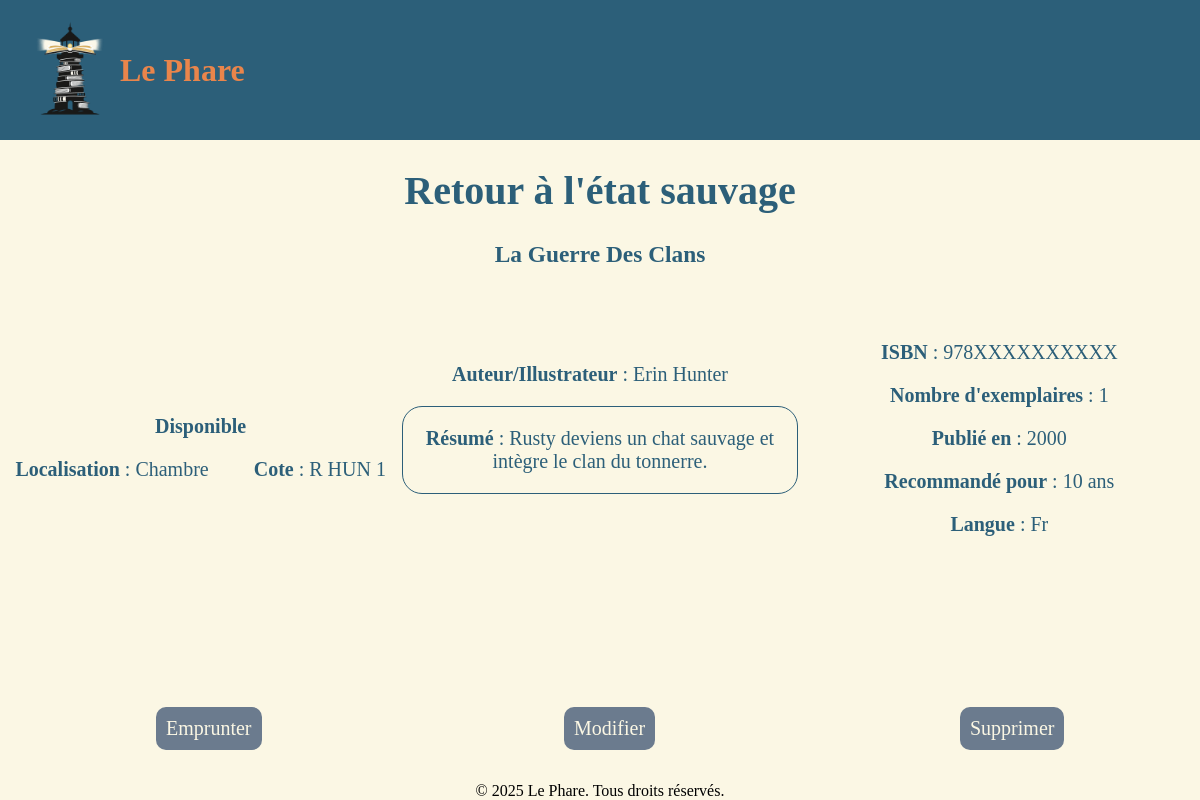
Page /books/8 on the earlier database version.
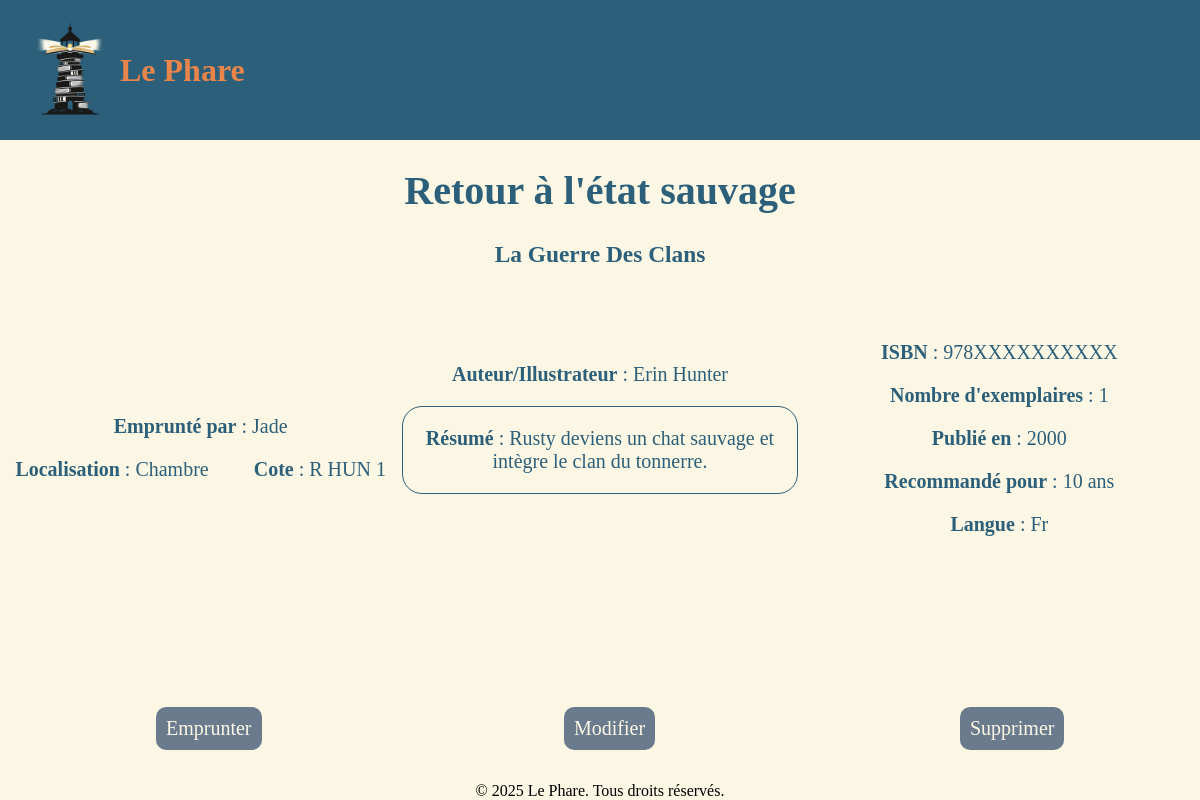
Same page on the later database version.
### lighthouse/models.py (models this page shows, shortened)
class Book(models.Model):
    title = models.CharField(max_length=200)
    author = models.CharField(max_length=200, blank=True)
    ISBN = models.CharField(max_length=13)
    published = models.IntegerField(null=True, blank=True)
    edition = models.CharField(max_length=200, blank=True)
    category = models.ManyToManyField(Category, blank=True)
    location = models.CharField(max_length=200, blank=True)
    status = models.CharField(max_length=200, blank=True)
    cote = models.CharField(max_length=10, blank=True)
    collection = models.CharField(max_length=200, blank=True)
    read_level = models.CharField(max_length=200, blank=True)
    summary = models.CharField(max_length=2000, blank=True)
    language = models.CharField(max_length=200, blank=True)
    copy = models.IntegerField(null=True, blank=True)
    genre = models.ManyToManyField(Genre, blank=True)

class Borrowing(models.Model):
    borrower = models.CharField(max_length=200)
    book = models.ForeignKey(Book, on_delete=models.CASCADE)
    borrow_date = models.DateTimeField(auto_now_add=True)
    return_date = models.DateTimeField(null=True, blank=True)

### lighthouse/views.py (the view)
# urls.py: path('books/<int:book_id>', views.book_details, name='book_details'),
def book_details(request, book_id):
    book = get_object_or_404(Book, id=book_id)
    borrowing = Borrowing.objects.filter(book=book, return_date__isnull=True).first()
    return render(request, 'book_details.html', {'book': book, 'borrowing': borrowing})

### lighthouse/templates/book_details.html (shortened to what this page needs)
{% load static %}
<!DOCTYPE html>
<html lang="en">
    <head>
        <link rel="stylesheet" href="{% static 'styles.css' %}">
    </head>
    <body>
        <div class="page-container">
            <header id="site-header">
                <div class="header-content">
                    <a href="{% url 'accueil' %}">
                        <img class="logo" src="{% static 'lighthouse_icon_trans.png' %}" height="100" width="100">
                        <h1>Le Phare</h1>
                    </a>
                </div>
            </header>
            <main>
                <div id="bookDetailsPage" class="book-page">
                    <h1>{{ book.title }}</h1>
                    <h3>{{ book.collection }}</h3>
                    <table class="book-details">
                        <tr>
                            <td class="status-info">
                                {% if borrowing %}
                                    <p class="detail-status"><strong>Emprunté par</strong> : {{ borrowing.borrower }}</p>
                                {% else %}
                                    <p class="detail-status"><strong>Disponible</strong></p>
                                {% endif %}
                                {% if book.location %}
                                <p class="detail-location"><strong>Localisation</strong> : {{ book.location }}</p>
                                {% endif %}
                                {% if book.cote %}
                                <p class="detail-cote"><strong>Cote</strong> : {{ book.cote }}</p>
                                {% endif %}
                            </td>
                            <td class="general-info">
                                {% if book.author %}
                                <p class="detail-author"><strong>Auteur/Illustrateur</strong> : {{ book.author }}</p>
                                {% endif %}
                                {% if book.summary %}
                                <p class="detail-summary"><strong>Résumé</strong> : {{ book.summary }}</p>
                                {% endif %}
                            </td>
                            <td class="technical-info">
                                {% if book.ISBN %}
                                <p class="detail-ISBN"><strong>ISBN</strong> : {{ book.ISBN }}</p>
                                {% endif %}
                                {% if book.copy %}
                                <p class="detail-copy"><strong>Nombre d'exemplaires</strong> : {{ book.copy }}</p>
                                {% endif %}
                                {% if book.published %}
                                <p class="detail-published"><strong>Publié en</strong> : {{ book.published }}</p>
                                {% endif %}
                                {% if book.read_level %}
                                <p class="detail-read_level"><strong>Recommandé pour</strong> : {{ book.read_level }}</p>
                                {% endif %}
                                {% if book.language %}
                                <p class="detail-language"><strong>Langue</strong> : {{ book.language }}</p>
                                {% endif %}
                            </td>
                        </tr>
                    </table>
                    <a href="javascript:void(0);" id="openBorrowPopup" class="borrow-link"
                        data-url="{% url 'borrow_book' book.id %}"
                        data-csrf="{{ csrf_token }}">Emprunter</a>
                    <a href="{% url 'book_update' book.id %}" class="mod-link">Modifier</a>
                    <a href="{% url 'delete_book' book.id %}" class="del-link" onclick="return confirm('Supprimer {{ book.title }} ?')">Supprimer</a>
                </div>
            </main>
            <footer>&copy; 2025 Le Phare. Tous droits réservés.</footer>
        </div>
    </body>
</html>

### lighthouse/static/styles.css (style rules this page uses)
html, body { height: 100%; margin: 0; background-color: #FBF7E4; }
.page-container { display: flex; flex-direction: column; min-height: 100vh; }
main { flex: 1; }
a { display: inherit; align-items: inherit; color: inherit; text-decoration: none; }
header { background-color: #2C5F79; color: #E9854B; padding: 20px; }
.header-content { display: flex; align-items: center; }
footer { text-align: center; }
#actions, .del-link, .borrow-link, .mod-link, .search-button, .add-button { display: flex; justify-content: center; margin: auto; }
.del-link, .mod-link, .borrow-link { width: fit-content; font-size: 1em; padding: 10px; margin-bottom: 50px; }
.mod-link { position: absolute; bottom: 0; left: 47%; right: 53%; }
.borrow-link { position: absolute; bottom: 0; left: 13%; right: 87%; }
.del-link { position: absolute; bottom: 0; left: 80%; right: 20%; }
#add-book, #full-search, #return-book, .add-button, .drawer-button, .search-button, .del-link, .borrow-link, .mod-link, .popup-button { padding-left: 10px; padding-right: 10px; border : 2px hidden #2C5F79; border-radius: 10px; background-color: #6B7B8E; color: #FBF7E4; }
table { width: 100%; margin-top: 50px; text-align: center; }
.book-page { text-align: center; color: #2C5F79; font-size: 20px; }
.book-details { width: 100%; table-layout: fixed; }
.detail-status, .detail-summary { display: block; }
.detail-location, .detail-cote, .detail-author, .detail-edition, .detail-genre, .detail-category { display: inline; }
.detail-location, .detail-author, .detail-genre { padding-right: 20px; }
.detail-cote, .detail-edition, .detail-category { padding-left: 20px; }
.detail-summary { border: 1px solid #2C5F79; padding: 10px; padding-top: 20px; padding-bottom: 20px; border-radius: 20px; }

Differences in the rows shown:
added Borrowing: borrower "Jade"
Other differences:
text no longer shown: "Disponible"
text now shown: "Emprunté par :"
